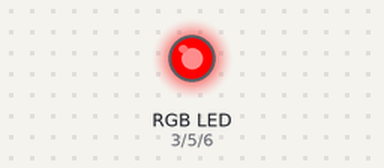
Simulated run of this sketch. Board: Arduino Uno, built with avr-gcc and run on an emulated ATmega328P. Parts: an RGB LED mixed from three pins (HIGH = lit).

Above: at 0.5 s.
At 1.5 s:
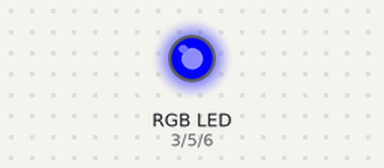
At 5.5 s:
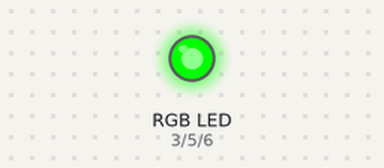
Timing chart, 0 to 6.9 s (numbered marks = the images above):
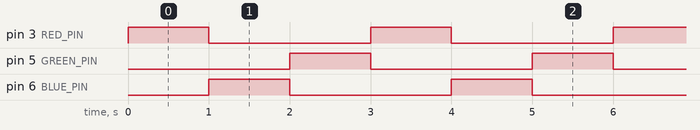

Measured:
- by itself, pin 3 (RED_PIN), pin 5 (GREEN_PIN), pin 6 (BLUE_PIN): alternates HIGH for 1.0 s and LOW for 2.0 s
- by itself, everything shown: repeats every 3.0 s, in 3 steps

The sketch:

RGB_LED_Control.ino
```cpp
// const int red_pin = 2;
// or Use define

#define RED_PIN 3
#define BLUE_PIN 6
#define GREEN_PIN 5


void setup() {
  // put your setup code here, to run once:
  pinMode(RED_PIN,OUTPUT);
  pinMode(BLUE_PIN,OUTPUT);
  pinMode(GREEN_PIN,OUTPUT);
}

void loop() {
  // put your main code here, to run repeatedly:

  digitalWrite(GREEN_PIN, LOW);
  digitalWrite(RED_PIN, HIGH);   // turn the LED on (HIGH is the voltage level)
  delay(1000);                       // wait for a second
  digitalWrite(RED_PIN, LOW);    // turn the LED off by making the voltage LOW
  digitalWrite(BLUE_PIN, HIGH);
  delay(1000);                       // wait for a second
  digitalWrite(BLUE_PIN, LOW);    // turn the LED off by making the voltage LOW
  digitalWrite(GREEN_PIN, HIGH);
  delay(1000);

}
```
